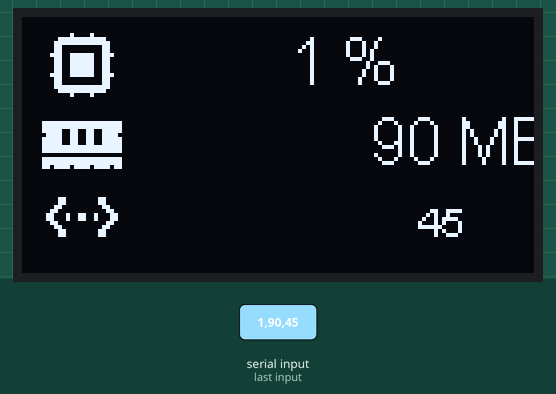
This sketch was run on a simulated Arduino Uno, built with avr-gcc and run on an emulated ATmega328P. On the bench: 128×64 one-colour display. The inputs (shaded band) are chosen by the test bench.

4.3 s: "1,90,45\n" received over Serial
Above: at 5.8 s.
Timing chart, 0 to 7.3 s (numbered marks = the images above; inputs shaded):
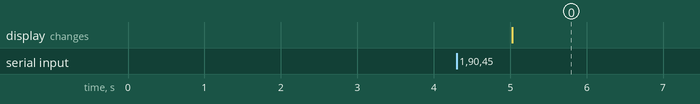

Measured:
- after the input at 4.3 s, the display: changes after 0.73 s (image 0)

The sketch:

SysResMon.ino
```cpp
#include <Wire.h>
#include "SH1106Wire.h"
#include "images.h"

SH1106Wire display(0x3c, SDA, SCL);

typedef void (*SysData)(int, int, String);

int Mode = 0;

void drawSplashScreen() {
  display.clear();

  display.setFont(ArialMT_Plain_16);
  display.setTextAlignment(TEXT_ALIGN_CENTER);
  display.drawString(64, 20, "SysResMon");
  display.display();
  delay(3000);  // Display splash screen for 3 seconds
}

void setup() {
  Serial.begin(115200);
  Serial.println();

  display.init();
  display.flipScreenVertically();
  display.setFont(ArialMT_Plain_10);

  drawSplashScreen();  // Display the splash screen
}

void drawSystemInfo(int cpuLoad, int memoryUsage, String ipAddress) {
  display.clear();

  display.setFont(ArialMT_Plain_16);
  display.drawXbm(5, 2, cpu_width, cpu_height, cpu_bits);
  display.drawString(80, 2, String(cpuLoad) + " %");

  display.drawXbm(5, 22, memory_width, memory_height, memory_bits);
  display.drawString(110, 22, String(memoryUsage) + " MB");

  display.drawXbm(5, 40, ethernet_width, ethernet_height, ethernet_bits);
  display.setFont(ArialMT_Plain_10);
  display.drawString(105, 45, ipAddress);

  display.setTextAlignment(TEXT_ALIGN_RIGHT);
  display.display();
}

SysData sys[] = {drawSystemInfo};

void loop() {
  if (Serial.available() > 0) {
    String data = Serial.readStringUntil('\n');
    data.trim();

    // Split the string into values
    int commaIndex1 = data.indexOf(',');
    int commaIndex2 = data.indexOf(',', commaIndex1 + 1);

    if (commaIndex1 != -1 && commaIndex2 != -1) {
      float cpuLoad = data.substring(0, commaIndex1).toInt();
      float memoryUsage = data.substring(commaIndex1 + 1, commaIndex2).toInt();
      String ipAddress = data.substring(commaIndex2 + 1);

      // Call the sys function with the obtained data
      sys[Mode](cpuLoad, memoryUsage, ipAddress);

      // Display the information
      display.display();
    }
  }

  delay(1000);  // Adjust delay based on the refresh rate you want
}
```

Source omitted: images.h (data table, 1405 bytes)
